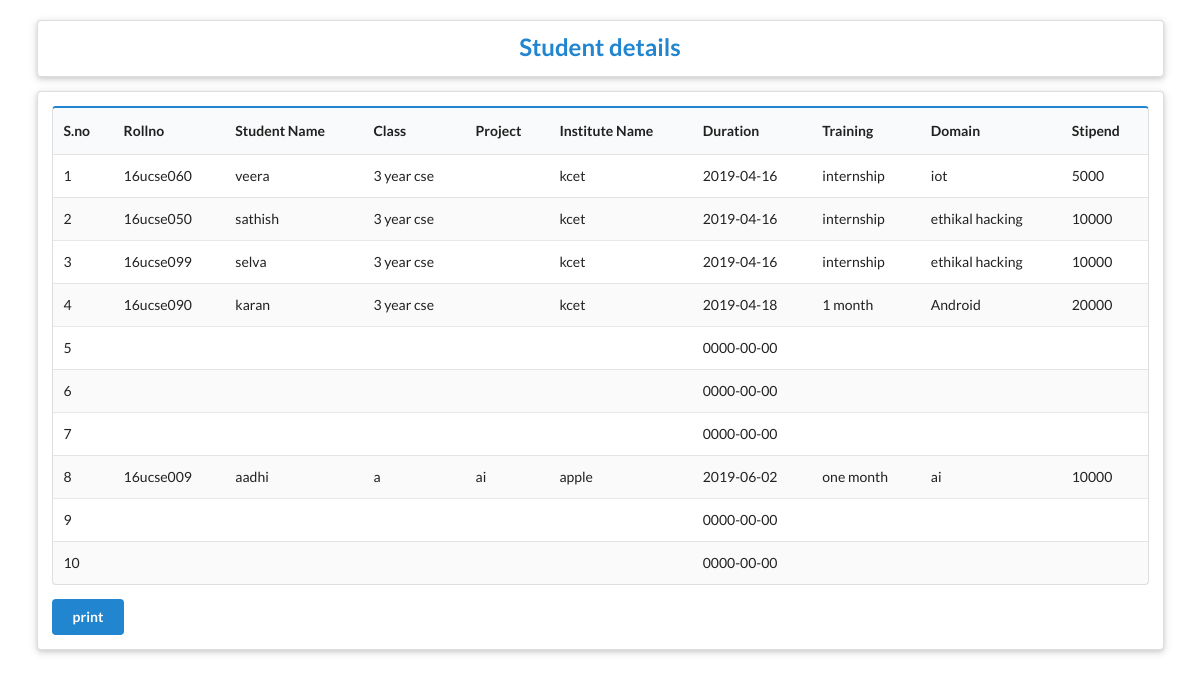
Screenshot of /display.php with the database file from the repository.
### tables this page shows
CREATE TABLE `student` (
  `Serial_no` int(10) NOT NULL,
  `Rollno` varchar(10) NOT NULL,
  `Sudent_name` varchar(50) NOT NULL,
  `class` varchar(10) NOT NULL,
  `project` varchar(250) NOT NULL,
  `Institude` varchar(200) NOT NULL,
  `Duration` date NOT NULL,
  `Nature_of_training` varchar(20) NOT NULL,
  `Domain` varchar(50) NOT NULL,
  `Stipend` varchar(10) NOT NULL
);

### display.php (the view, shortened to what this page needs)
<?php
 include "connect.php";
?>
<!DOCTYPE html>
<html>
<head>
	<link rel="stylesheet" type="text/css" href="Semantic/semantic.min.css">
</head>
<body>
	<div class="ui container">
		<div class="ui raised segment" style="margin-top: 20px;">
			<h2 class="ui centered aligned blue header">Student details</h2>
		</div>
		<div class="ui raised segment">
			<table class="ui striped blue table">
				<tr>
				<thead>
					<th>S.no</th>
					<th>Rollno</th>
					<th>Student Name</th>
					<th>Class</th>
					<th>Project</th>
					<th>Institute Name</th>
					<th>Duration</th>
					<th>Training</th>
					<th>Domain</th>
					<th>Stipend</th>
				</thead>
				</tr>
				<tbody>
					<?php
						$result = mysqli_query($con,"select * from student");
						while($row=mysqli_fetch_array($result))
						{
					?>
					<tr>
						<td><?php echo $row['Serial_no'];?></td>
						<td><?php echo $row['Rollno'];?></td>
						<td><?php echo $row['Sudent_name'];?></td>
						<td><?php echo $row['class'];?></td>
						<td><?php echo $row['project'];?></td>
						<td><?php echo $row['Institude'];?></td>
						<td><?php echo $row['Duration'];?></td>
						<td><?php echo $row['Nature_of_training'];?></td>
						<td><?php echo $row['Domain'];?></td>
						<td><?php echo $row['Stipend'];?></td>
					</tr>
					<?php	}
					?>
				</tbody>
			</table>
			<button class="ui primary button" value="print" name="print">print</button>
		</div>
	</div>
</body>
</html>

### rows the page displays
student: Serial_no "1", Rollno "16ucse060", Sudent_name "veera", class "3 year cse", Institude "kcet", Duration "2019-04-16", Nature_of_training "internship", Domain "iot", Stipend "5000"
student: Serial_no "2", Rollno "16ucse050", Sudent_name "sathish", class "3 year cse", Institude "kcet", Duration "2019-04-16", Nature_of_training "internship", Domain "ethikal hacking", Stipend "10000"
student: Serial_no "3", Rollno "16ucse099", Sudent_name "selva", class "3 year cse", Institude "kcet", Duration "2019-04-16", Nature_of_training "internship", Domain "ethikal hacking", Stipend "10000"
student: Serial_no "4", Rollno "16ucse090", Sudent_name "karan", class "3 year cse", Institude "kcet", Duration "2019-04-18", Nature_of_training "1 month", Domain "Android", Stipend "20000"
student: Serial_no "5", Duration "0000-00-00"
student: Serial_no "6", Duration "0000-00-00"
student: Serial_no "7", Duration "0000-00-00"
student: Serial_no "8", Rollno "16ucse009", Sudent_name "aadhi", class "a", project "ai", Institude "apple", Duration "2019-06-02", Nature_of_training "one month", Domain "ai", Stipend "10000"
student: Serial_no "9", Duration "0000-00-00"
student: Serial_no "10", Duration "0000-00-00"
